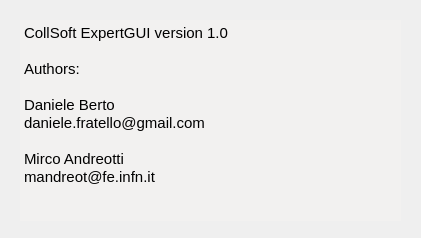
<?xml version="1.0" encoding="UTF-8"?>
<ui version="4.0">
 <class>About</class>
 <widget class="QDialog" name="About">
  <property name="geometry">
   <rect>
    <x>0</x>
    <y>0</y>
    <width>421</width>
    <height>238</height>
   </rect>
  </property>
  <property name="windowTitle">
   <string>About...</string>
  </property>
  <widget class="QTextEdit" name="textEditAbout">
   <property name="geometry">
    <rect>
     <x>20</x>
     <y>20</y>
     <width>381</width>
     <height>201</height>
    </rect>
   </property>
   <property name="palette">
    <palette>
     <active>
      <colorrole role="Base">
       <brush brushstyle="SolidPattern">
        <color alpha="255">
         <red>242</red>
         <green>241</green>
         <blue>240</blue>
        </color>
       </brush>
      </colorrole>
     </active>
     <inactive>
      <colorrole role="Base">
       <brush brushstyle="SolidPattern">
        <color alpha="255">
         <red>242</red>
         <green>241</green>
         <blue>240</blue>
        </color>
       </brush>
      </colorrole>
     </inactive>
     <disabled>
      <colorrole role="Base">
       <brush brushstyle="SolidPattern">
        <color alpha="255">
         <red>255</red>
         <green>255</green>
         <blue>255</blue>
        </color>
       </brush>
      </colorrole>
     </disabled>
    </palette>
   </property>
   <property name="frameShape">
    <enum>QFrame::NoFrame</enum>
   </property>
   <property name="html">
    <string>&lt;!DOCTYPE HTML PUBLIC &quot;-//W3C//DTD HTML 4.0//EN&quot; &quot;http://www.w3.org/TR/REC-html40/strict.dtd&quot;&gt;
&lt;html&gt;&lt;head&gt;&lt;meta name=&quot;qrichtext&quot; content=&quot;1&quot; /&gt;&lt;style type=&quot;text/css&quot;&gt;
p, li { white-space: pre-wrap; }
&lt;/style&gt;&lt;/head&gt;&lt;body style=&quot; font-family:'Ubuntu'; font-size:11pt; font-weight:400; font-style:normal;&quot;&gt;
&lt;p style=&quot; margin-top:0px; margin-bottom:0px; margin-left:0px; margin-right:0px; -qt-block-indent:0; text-indent:0px;&quot;&gt;CollSoft ExpertGUI version 1.0&lt;/p&gt;
&lt;p style=&quot;-qt-paragraph-type:empty; margin-top:0px; margin-bottom:0px; margin-left:0px; margin-right:0px; -qt-block-indent:0; text-indent:0px;&quot;&gt;&lt;br /&gt;&lt;/p&gt;
&lt;p style=&quot; margin-top:0px; margin-bottom:0px; margin-left:0px; margin-right:0px; -qt-block-indent:0; text-indent:0px;&quot;&gt;Authors:&lt;/p&gt;
&lt;p style=&quot;-qt-paragraph-type:empty; margin-top:0px; margin-bottom:0px; margin-left:0px; margin-right:0px; -qt-block-indent:0; text-indent:0px;&quot;&gt;&lt;br /&gt;&lt;/p&gt;
&lt;p style=&quot; margin-top:0px; margin-bottom:0px; margin-left:0px; margin-right:0px; -qt-block-indent:0; text-indent:0px;&quot;&gt;Daniele Berto&lt;/p&gt;
&lt;p style=&quot; margin-top:0px; margin-bottom:0px; margin-left:0px; margin-right:0px; -qt-block-indent:0; text-indent:0px;&quot;&gt;daniele.fratello@gmail.com&lt;/p&gt;
&lt;p style=&quot;-qt-paragraph-type:empty; margin-top:0px; margin-bottom:0px; margin-left:0px; margin-right:0px; -qt-block-indent:0; text-indent:0px;&quot;&gt;&lt;br /&gt;&lt;/p&gt;
&lt;p style=&quot; margin-top:0px; margin-bottom:0px; margin-left:0px; margin-right:0px; -qt-block-indent:0; text-indent:0px;&quot;&gt;Mirco Andreotti&lt;/p&gt;
&lt;p style=&quot; margin-top:0px; margin-bottom:0px; margin-left:0px; margin-right:0px; -qt-block-indent:0; text-indent:0px;&quot;&gt;mandreot@fe.infn.it&lt;/p&gt;&lt;/body&gt;&lt;/html&gt;</string>
   </property>
   <property name="textInteractionFlags">
    <set>Qt::TextSelectableByMouse</set>
   </property>
  </widget>
 </widget>
 <resources/>
 <connections/>
</ui>
